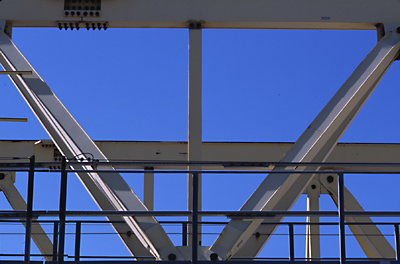
%> input picture gantrycrane.png, 400 x 264 px
$ octave get_angle.m   (GNU Octave 9; MATLAB toolbox functions it lacks are replaced by stand-ins)
%> lines starting %> are read from the running program, lines starting %| are printed output that depends on the picture; in (x1, y1, x2, y2) boxes, pixels count from 0 and x2, y2 are one past the last pixel; in counts of white or black regions, pixels touching at a corner belong together; the program's own positions count from 1
RGB = imread("gantrycrane.png");
%> RGB is the input picture: size 264x400x3 uint8; mean R, G, B 73.3, 93.1, 147.3
imshow(RGB)

% You can obtain the coordinates of the rectangular region using
% pixel information displayed by imtool
start_row = 34;
start_col = 208;

cropRGB = RGB(start_row:163,start_col:400,:);
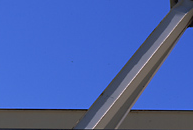
%> cropRGB: size 130x193x3 uint8; mean R, G, B 71.8, 98.3, 172.1
imshow(cropRGB)

% Store (X,Y) offsets for later use; subtract 1 so that each offset will
% correspond to the last pixel before the region of interest
offsetX = start_col-1;
offsetY = start_row-1;

I = rgb2gray(cropRGB);
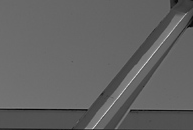
%> I: size 130x193 uint8; min 4, max 223, mean 98.8
BW = imbinarize(I);
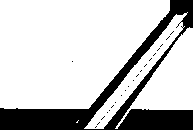
%> BW: size 130x193 logical; 77.8% white; 22 black regions (21 under 20 px), largest, box (x1, y1, x2, y2) and area: (0, 0, 193, 130) 5518
BW = ~BW;
imshow(BW)

dim = size(BW);
%> dim = [130 193]

% Horizontal beam
col1 = 4;
row1 = find(BW(:,col1), 1);
%> row1 = 109

% Angled beam
row2 = 12;
col2 = find(BW(row2,:), 1);
%> col2 = 170

boundary1 = bwtraceboundary(BW,[row1, col1],"N",8,70);
%> boundary1 = 70 rows, first 12: [109 4; 110 5; 110 6; 110 7; 110 8; 110 9; 110 10; 110 11; 110 12; 110 13; 110 14; 110 15]

% Set the search direction to counterclockwise, in order to trace downward
boundary2 = bwtraceboundary(BW,[row2, col2],"E",8,90,"counter");
%> boundary2 = 90 rows, first 12: [12 170; 13 170; 14 169; 15 168; 16 167; 17 167; 18 166; 18 165; 19 164; 20 164; 21 163; 21 162]

imshow(RGB)
hold on

% Apply offsets in order to draw in the original image
%% plot(offsetX+boundary1(:,2),offsetY+boundary1(:,1),"g",LineWidth=2);
%% plot(offsetX+boundary2(:,2),offsetY+boundary2(:,1),"g",LineWidth=2);

 plot(offsetX+boundary1(:,2),offsetY+boundary1(:,1),"g",'LineWidth',2);
 plot(offsetX+boundary2(:,2),offsetY+boundary2(:,1),"g",'LineWidth',2);

ab1 = polyfit(boundary1(:,2),boundary1(:,1),1);
%> ab1 = [0.00268 109.9]
ab2 = polyfit(boundary2(:,2),boundary2(:,1),1);
%> ab2 = [-1.21 217.2]

vect1 = [1 ab1(1)]; % Create a vector based on the line equation
%> vect1 = [1 0.00268]
vect2 = [1 ab2(1)];
%> vect2 = [1 -1.21]
dp = dot(vect1, vect2);
%> dp = 0.997

% Compute vector lengths
length1 = sqrt(sum(vect1.^2));
%> length1 = 1
length2 = sqrt(sum(vect2.^2));
%> length2 = 1.57

% Obtain the larger angle of intersection in degrees
angle = 180-acos(dp/(length1*length2))*180/pi
%> angle = 129.5

intersection = [1 ,-ab1(1); 1, -ab2(1)] \ [ab1(2); ab2(2)];
%> intersection = [110.1; 88.75]

% Apply offsets in order to compute the location in the original
% uncropped image
intersection = intersection + [offsetY; offsetX]
%> intersection = [143.1; 295.7]

inter_x = intersection(2);
%> inter_x = 295.7
inter_y = intersection(1);
%> inter_y = 143.1

% Draw an "X" at the point of intersection
plot(inter_x,inter_y,"yx","LineWidth",2);

text(inter_x-60,inter_y-30,[sprintf("%1.3f",angle),"{\circ}"], ...
    'Color','y','FontSize',14,'FontWeight','bold');

interString = sprintf("(%2.1f,%2.1f)",inter_x,inter_y);
%> interString = '(295.7,143.1)'

text(inter_x-10, inter_y+20, interString,...
     'Color','y','FontSize',14,'FontWeight',"bold");
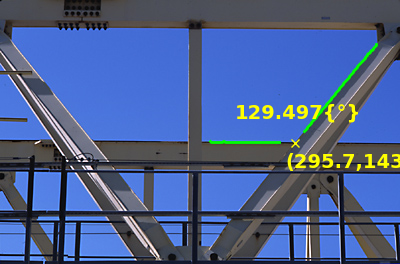
%> figure redrawn from the program's plot data

$ run again, with Class_A.jpg saved as gantrycrane.png
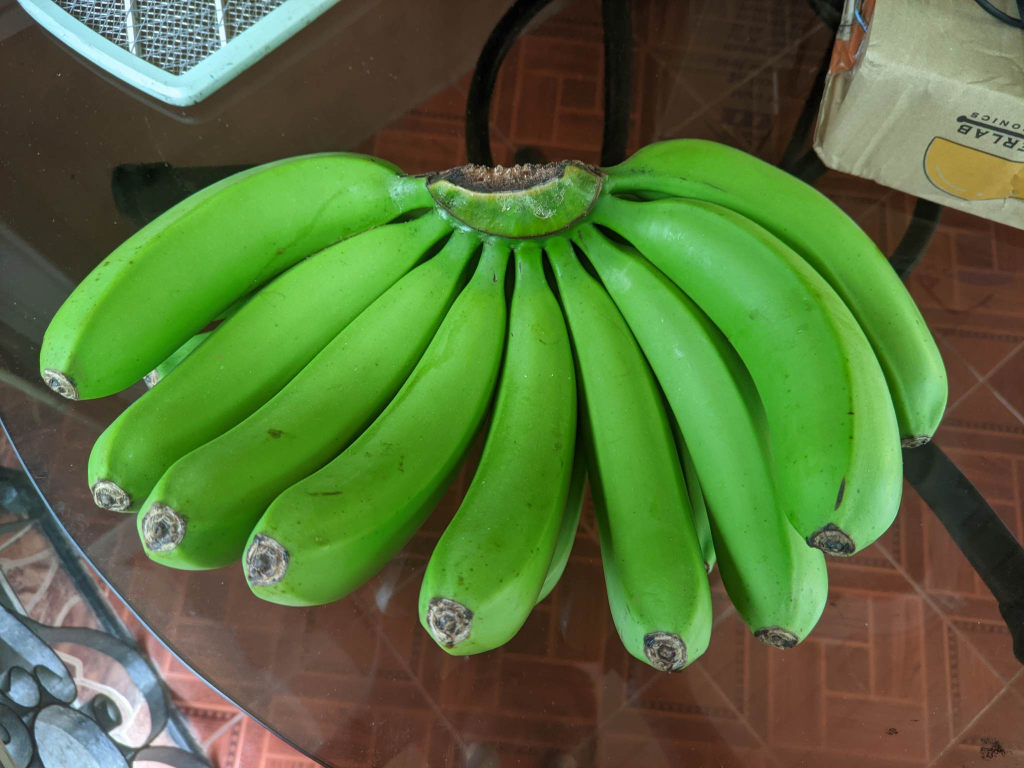
%> input picture Class_A.jpg, 2048 x 1536 px (shown at 1/2 size)
%> RGB is the input picture: size 1536x2048x3 uint8; mean R, G, B 87.3, 111, 58.6
%> `BW = imbinarize(I);`:
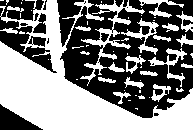
%> BW: size 130x193 logical; 50.6% white; 20 black regions (9 under 20 px), largest, box (x1, y1, x2, y2) and area: (60, 0, 193, 118) 9059, (0, 0, 57, 73) 1628, (57, 0, 84, 47) 615
%> row1 = 2
%> col2 = 1
%> boundary1 = 70 rows, first 12: [2 4; 1 5; 1 6; 2 6; 3 7; 4 8; 3 9; 2 10; 1 10; 1 11; 1 12; 1 13]
%> boundary2 = 90 rows, first 12: [12 1; 13 1; 14 1; 15 1; 16 1; 17 2; 18 1; 19 1; 20 1; 21 1; 22 1; 23 1]
%> ab1 = [0.129 0.0137]
%> ab2 = [0.87 27.1]
%> vect1 = [1 0.129]
%> vect2 = [1 0.87]
%> dp = 1.11
%> length1 = 1.01
%> length2 = 1.33
%> angle = 146.3
%> `intersection = [1 ,-ab1(1); 1, -ab2(1)] \ [ab1(2); ab2(2)];`: intersection = [-4.69; -36.54]
%> `intersection = intersection + [offsetY; offsetX]`: intersection = [28.31; 170.5]
%> inter_x = 170.5
%> inter_y = 28.31
%> interString = '(170.5,28.3)'
%> `text(inter_x-10, inter_y+20, interString, 'Color','y','FontSize',14,'F..`:
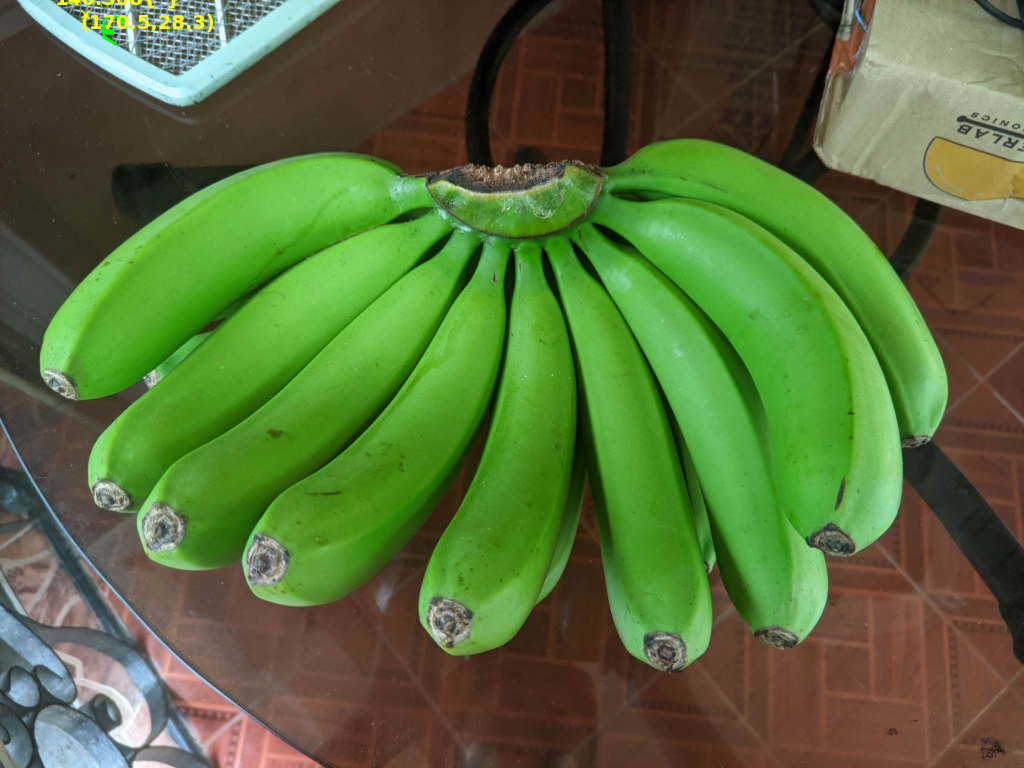
%> figure redrawn from the program's plot data; shown at 1/2 size
